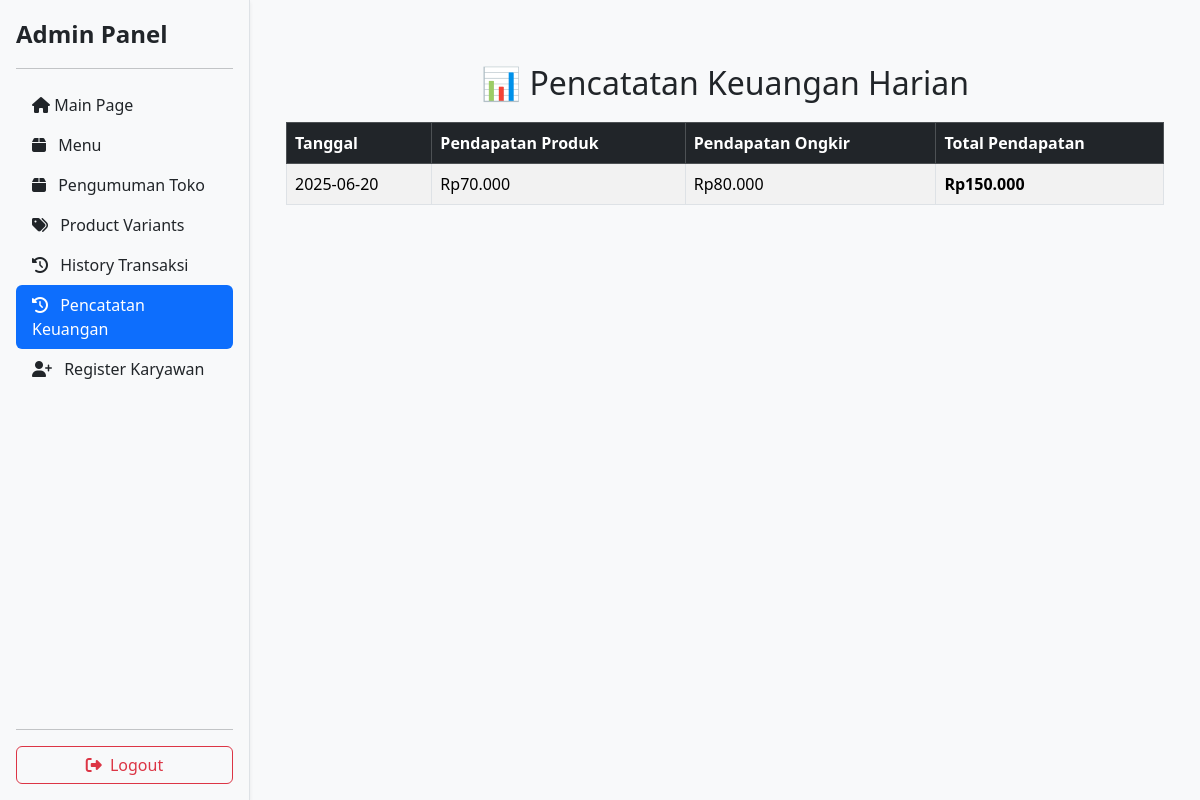
Page /admin/views/finance_record.php (signed in) on the committed database.
### tables this page shows
CREATE TABLE `daily_financial_records` (
  `id` int NOT NULL,
  `record_date` date NOT NULL,
  `product_income` int DEFAULT '0',
  `delivery_income` int DEFAULT '0',
  `total_income` int GENERATED ALWAYS AS ((`product_income` + `delivery_income`)) STORED,
  `created_at` timestamp NULL DEFAULT CURRENT_TIMESTAMP
);

### admin/views/finance_record.php (the view, shortened to what this page needs)
<?php
include '../../database/db.php';
$query = "SELECT * FROM daily_financial_records ORDER BY record_date DESC";
$result = $conn->query($query);
?>
<!DOCTYPE html>
<html lang="id">
<head>
  <link rel="stylesheet" href="https://cdn.jsdelivr.net/npm/bootstrap@5.3.3/dist/css/bootstrap.min.css">
  <link href="https://cdnjs.cloudflare.com/ajax/libs/font-awesome/6.5.0/css/all.min.css" rel="stylesheet">
</head>
<body class="d-flex">
    <?php include '../includes/sidebar.php'; ?>
    <div class="p-4" style="margin-left:250px; width:100%;">
    <div class="container">
    <h2 class="text-center">📊 Pencatatan Keuangan Harian</h2>
    <table class="table table-bordered table-striped">
        <thead class="table-dark">
        <tr>
            <th>Tanggal</th>
            <th>Pendapatan Produk</th>
            <th>Pendapatan Ongkir</th>
            <th>Total Pendapatan</th>
        </tr>
        </thead>
        <tbody>
        <?php if ($result && $result->num_rows > 0): ?>
            <?php while ($row = $result->fetch_assoc()): ?>
            <tr>
            <td><?= htmlspecialchars($row['record_date']) ?></td>
            <td>Rp<?= number_format($row['product_income'], 0, ',', '.') ?></td>
            <td>Rp<?= number_format($row['delivery_income'], 0, ',', '.') ?></td>
            <td><strong>Rp<?= number_format($row['total_income'], 0, ',', '.') ?></strong></td>
            </tr>
            <?php endwhile; ?>
        <?php else: ?>
            <tr>
            <td colspan="4" class="text-center">Belum ada data keuangan.</td>
            </tr>
        <?php endif; ?>
        </tbody>
    </table>
    </div>
</body>
</html>

### admin/views/finance_record.php (style rules this page uses)
body { background: #f8f9fa; }
.container { margin-top: 40px; }
h2 { margin-bottom: 20px; }
.table th, .table td { vertical-align: middle; }

### rows in the picture
daily_financial_records: record_date "2025-06-20", product_income "70.000", delivery_income "80.000", total_income "150.000"
